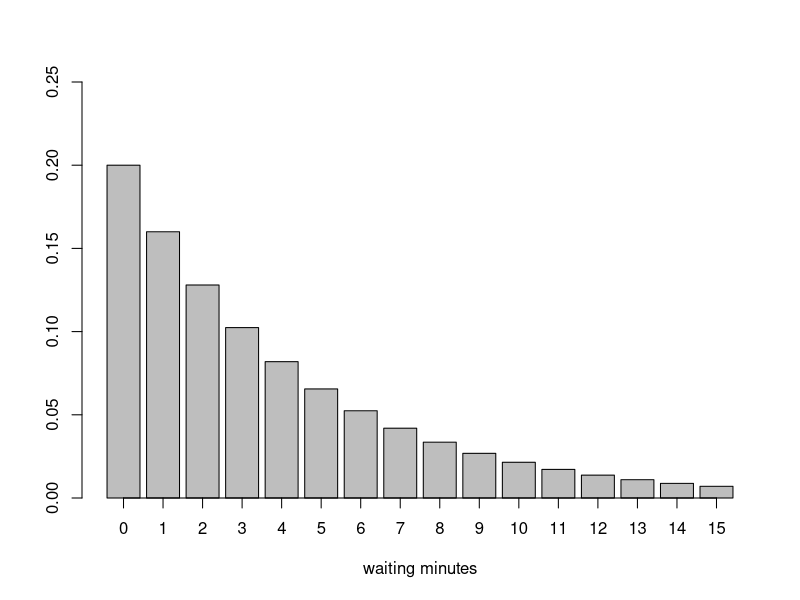

The R source for this figure:
pmf_maxent <- function(x,lambda=4/5) (1-4/5)*(4/5)^x
sum(pmf_maxent(0:100))  # check if it's a distribution
mp <- barplot(pmf_maxent(0:15), ylim=c(0,.25), xlab="waiting minutes")
axis(1,at=mp,labels=paste(0:15))